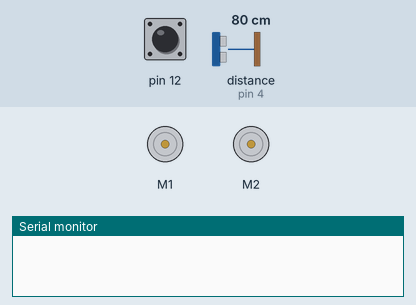
The sketch below on a simulated Arduino Uno, built with avr-gcc and run on an emulated ATmega328P. Parts: 2 × DC motor (green arrow = forward, orange = backward, longer = faster), the last lines printed to the serial monitor. Inputs (shaded band) come from the test bench; at power-on: pin 12 HIGH, distance to the obstacle (sensor on pin 4) 80 cm. The echo pulse lasts 58.3 µs per cm.

Above: at 0.8 s.
0.9 s: pin 12 pulled LOW for 0.15 s
At 1.7 s:
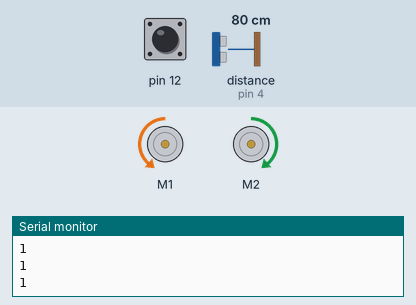
4.0 s: distance to the obstacle (sensor on pin 4) set to 2 cm
6.7 s: distance to the obstacle (sensor on pin 4) set to 27 cm
8.2 s: distance to the obstacle (sensor on pin 4) set to 33 cm
At 9.4 s:
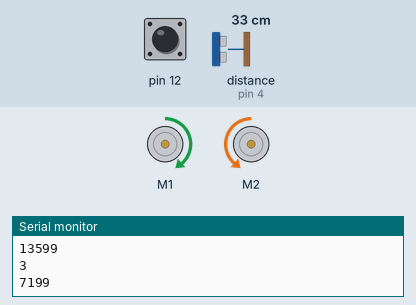
9.8 s: distance to the obstacle (sensor on pin 4) set to 4 cm
At 12.6 s:
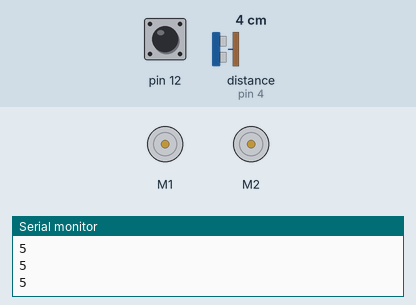
12.8 s: distance to the obstacle (sensor on pin 4) set to 60 cm
At 13.8 s:
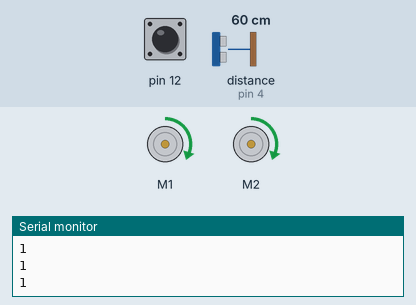
Timing chart, 0 to 16.8 s (numbered marks = the images above; inputs shaded):
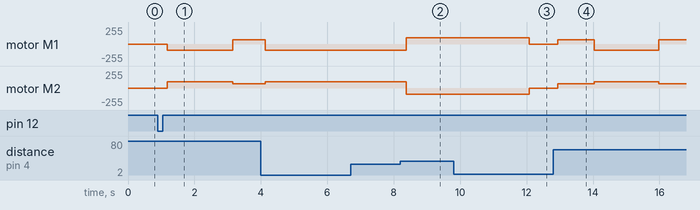

Measured:
- after the input at 0.9 s, motor M1: stopped → backward 95/255 after 0.28 s, → forward 63/255 2.0 s later; motor M2: stopped → forward 95/255 after 0.28 s, → forward 63/255 2.0 s later
- after the input at 8.2 s, motor M1: backward 95/255 → forward 95/255 after 0.18 s; motor M2: forward 95/255 → backward 95/255 after 0.18 s
- after the input at 9.8 s, motor M1: forward 95/255 → stopped after 2.3 s; motor M2: backward 95/255 → stopped after 2.3 s
- after the input at 12.8 s, motor M1: stopped → forward 63/255 after 0.14 s, → backward 95/255 1.1 s later, → forward 63/255 1.9 s later; motor M2: stopped → forward 63/255 after 0.14 s, → forward 95/255 1.1 s later, → forward 63/255 1.9 s later

The sketch:

Kadai13_3_2.ino
```cpp
//課題9.1.3
#include <ZumoMotors.h>          //モータライブラリの読み込み
#include <Pushbutton.h>


const int trig = 2;              //TrigピンをArduinoの2番ピンに
const int echo = 4;              //EchoピンをArduinoの4番ピンに

const int routateTime=2000; //1回転する時間


unsigned int timeNow,timePrev,timePrev2,timePrev3,timePrev4; //時間計測用
int dist; //超音波センサーの計測値(cm)

ZumoMotors motors;               //ZumoMotorsクラスのインスタンス生成
Pushbutton button(ZUMO_BUTTON);  //Pushbuttonクラスのインスタンスを生成

//距離を計測
int distance() {
  unsigned long interval;        //Echoのパルス幅(μs)
  int dist;                      //距離(cm)

  digitalWrite(trig, HIGH);      //10μsのパルスを超音波センサのTrigピンに出力
  delayMicroseconds(10);
  digitalWrite(trig, LOW);

  interval = pulseIn(echo, HIGH, 23071);               //Echo信号がHIGHである時間(μs)を計測
  dist = (0.61 * 25 + 331.5) * interval / 10000 / 2;   //距離(cm)に変換

  delay(60);                     //trigがHIGHになる間隔を60ms以上空ける（超音波センサの仕様）

  return dist;
}

void setup() {
  // put your setup code here, to run once:
  button.waitForButton();        //ユーザボタンが押されるまで待機
  Serial.begin(9600);            //シリアル通信を9600bpsに初期化
  pinMode(trig, OUTPUT);         //trigを出力ポートに設定
  pinMode(echo, INPUT);          //echoを入力ポートに設定
  timePrev = millis();
  timePrev2 = millis();
  timePrev3 = millis();
  timePrev4 = millis();

}


int mode = 0;
int timeDist = 0;//カップを見つけてから見失うまでの時間
int timeoutflag = 0;
void moveRobot(){
  Serial.println(mode);
  if(mode == 1){//未発見状態だったら探索行動を取る
    //探索行動
    tansaku();
  }else if(mode == 2){ //発見したとき、回転を続け、センシング時間を算出
    motors.setLeftSpeed(-150);
    motors.setRightSpeed(150);
    timeDist = calSensor();
    if(timeDist != 0){//カップのセンシング時間を得たとき
      mode = 3;
    }
    if(timeoutflag ==0){ //1秒後にタイムアウトできるように,モード2に移行したときの時間を取得
      timePrev3 = timeNow;
      timeoutflag = 1;
    }else if(timeoutflag ==1&& timeNow-timePrev3 > 1000){ //1秒後にタイムアウトし、探索に戻る。
      mode =1;
      timeoutflag =0;
    }

  }
  if(mode ==3){ //カップのセンシング時間を取得したら、カップが中心に来るように調整する。
    Serial.println(timeDist);
    if(sensingRobot(timeDist)==1){ //カップが真正面に来るように調整したら、次のモードに進む
      mode = 4;
    }
  }else if(mode ==4){//探索が終了したとき前進させる
    motors.setLeftSpeed(100);
    motors.setRightSpeed(100);
    if(dist>=30 || dist ==0){ //カップを見失ったら、再び探索に戻る
      mode = 0; //リセット
    }
    if(dist<=4 && dist >0){ //カップが4cm以下に近づいたら、停止させる。
      mode = 5;
    }
  }
  if(mode == 5){//キャッチしたら停止させる。
    motors.setLeftSpeed(0);
    motors.setRightSpeed(0);
    if(dist>=30 || dist ==0){ //カップを見失ったら、再び探索に戻る。
      mode = 0; //リセット
    }
  }

  if((dist >=30 || dist == 0)&&mode == 0){
    mode = 1; //探索モード
    Serial.println("探索モード");
  }else if(dist <=30&&mode ==1){
    mode = 2; //調整モード
    Serial.println("位置の調整");
  }
}

int mode3 = 0;
//センサーがカップを検出したときの動作;
//戻り値　動作中:0 停止:1
int sensingRobot(int timeDist){
  //タイマーをリセット
  if(mode3 == 0){
    timePrev2 =timeNow;
    mode3 =1;
  }
  Serial.println(timeNow - timePrev2);
  Serial.println(((timeDist/2) +10000));
  if((timeNow - timePrev2 <= ((timeDist/2)+50))&&mode3 ==1){ //センシング時間の半分の時間逆回転させる
    motors.setLeftSpeed(150);
    motors.setRightSpeed(-150);
  }else if(mode3 == 1){
    mode3 = 2;
  }
  if(mode3 == 2){
    mode3 = 0; //モードをリセット
    return 1;
  }
  return 0;
}

//カップを検知してから外れるまでにどれだけの時間が立ったかを検知する関数
int mode2 = 0;
int calSensor(){
    // put your main code here, to run repeatedly:
  int dist = distance();;//超音波センサーの値を格納しておく変数
  int distTime = 0 ;//センサーが検知してから見失うまでの時間
  if(mode2 ==0){ //最初だけ
    mode2 = 1; //モードを変更
    timePrev = timeNow; //タイマーをリセット

  }
  if((dist >= 30||dist ==0) && mode2 == 1){
    mode2 = 0; //モードリセット
    distTime = timeNow -timePrev; //センシング時間を算出

  }

  return distTime; //センシング時間を返す
}

void tansaku(){
  if(mode2 == 0){ //モードが0の時回転
    motors.setLeftSpeed(-150);
    motors.setRightSpeed(150);
    if(timeNow-timePrev3 >= routateTime){//1回転したら前進する
      mode2 = 1;
      timePrev3 = timeNow;
    }
  }if(mode2 == 1){//モードが1の時前進
    motors.setLeftSpeed(100);
    motors.setRightSpeed(100);
    if(timeNow-timePrev3 >=1000){//1秒前進したら回転に戻る
      mode2 = 0;
      timePrev3 = timeNow;
    }
  }
}

void loop() {
  timeNow = millis();

  // put your main code here, to run repeatedly:
  dist = distance();;//超音波センサーの値を格納しておく変数
  moveRobot();

}
```
